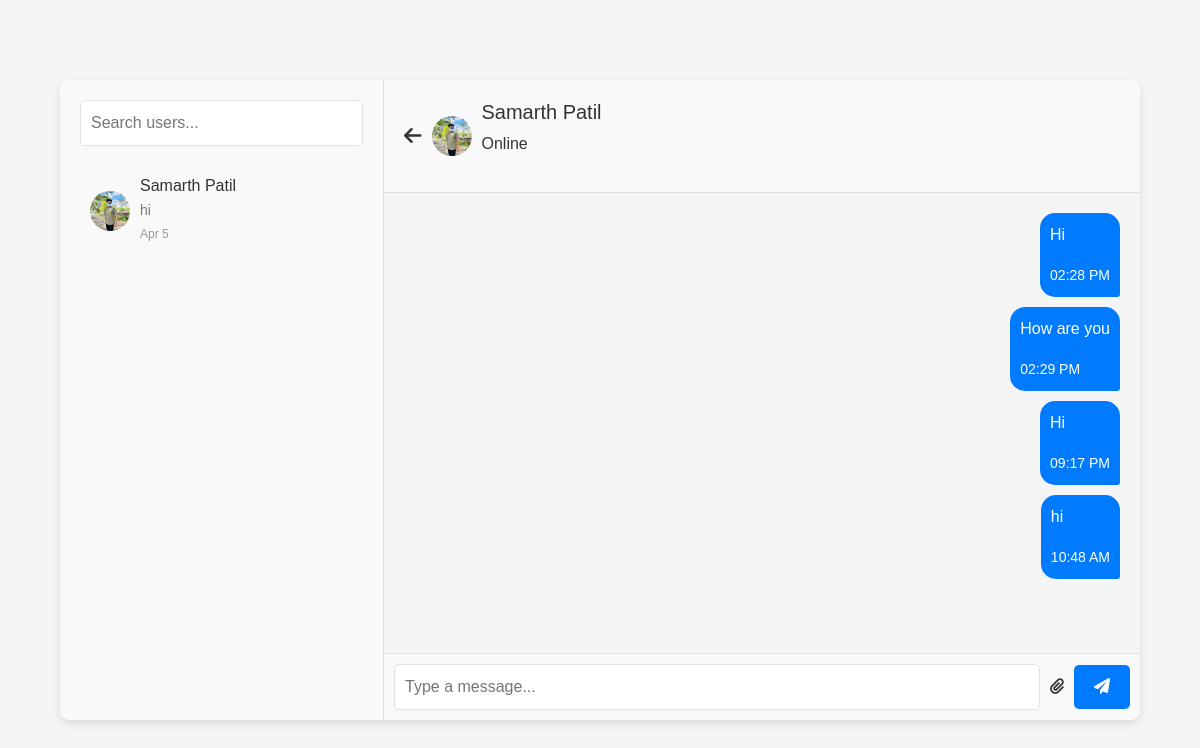
The page /PHPUIFiles/freelancer_messages.php?user_id=1 (signed in) on the database as committed earlier.
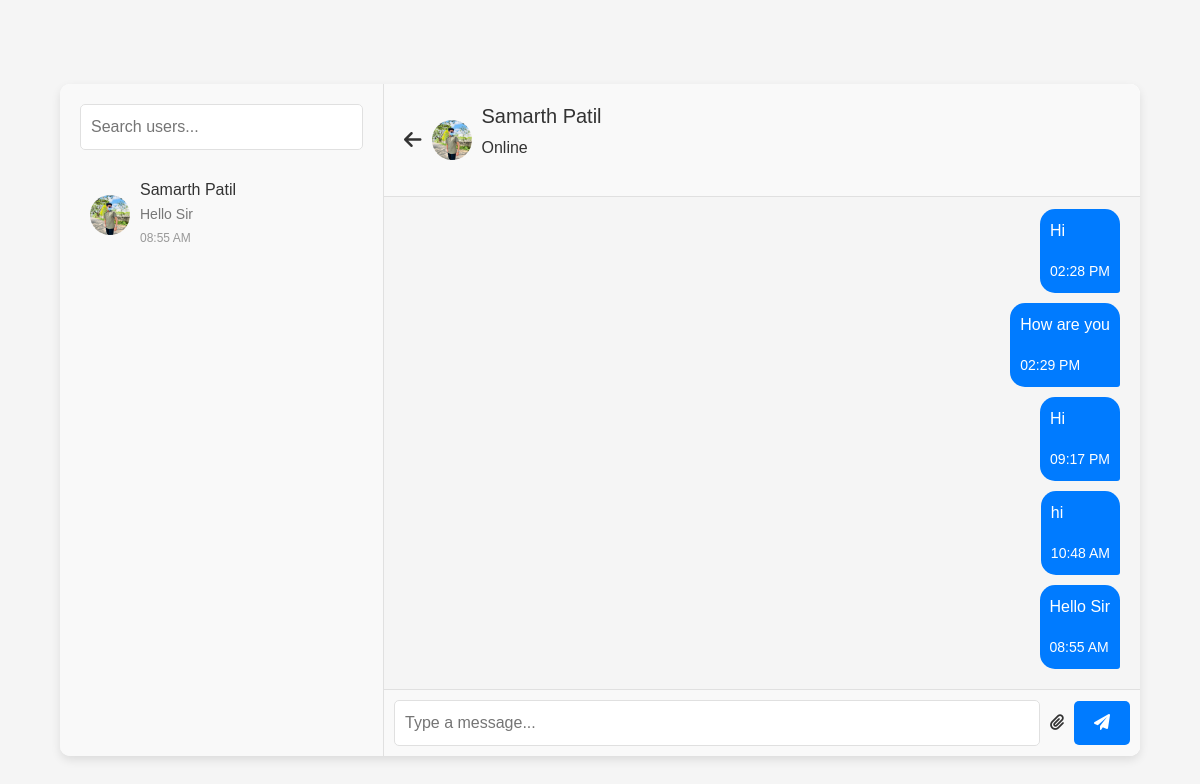
The same page on the database as committed later.
### tables this page shows
CREATE TABLE "users" (
	"users_id"	INTEGER,
	"users_name"	VARCHAR(255),
	"username"	VARCHAR(255),
	"users_password"	VARCHAR(255) UNIQUE,
	"users_email"	VARCHAR(255),
	"users_contact"	INTEGER,
	"users_gender"	VARCHAR(255),
	"users_dob"	DATE,
	"users_profile_img"	VARCHAR(255),
	PRIMARY KEY("users_id" AUTOINCREMENT)
);

CREATE TABLE messages (
    id INTEGER PRIMARY KEY AUTOINCREMENT,
    sender_id INTEGER NOT NULL, 
    receiver_id INTEGER NOT NULL, 
    message TEXT NOT NULL, 
    attachment_path TEXT, 
    timestamp DATETIME DEFAULT CURRENT_TIMESTAMP,
    FOREIGN KEY (sender_id) REFERENCES users(id),
    FOREIGN KEY (receiver_id) REFERENCES freelancers(id)
);

### PHPUIFiles/freelancer_messages.php (the view, shortened to what the changed rows need)
<?php
$db = new SQLite3('C:\xampp\htdocs\FreelanceMarketplace\Connection\Freelance_db.db');
$freelancer_username = $_SESSION["username"];
$freelancerQuery = $db->prepare("SELECT * FROM freelancers WHERE username = :username");
$freelancerQuery->bindValue(':username', $freelancer_username, SQLITE3_TEXT);
$freelancerResult = $freelancerQuery->execute();
$freelancer = $freelancerResult->fetchArray(SQLITE3_ASSOC);
$freelancer_id = $freelancer['id'];
if (isset($_GET['user_id'])) {
    $user_id = $_GET['user_id'];
    $userQuery = $db->prepare("SELECT * FROM users WHERE users_id = :users_id");
    $userQuery->bindValue(':users_id', $user_id, SQLITE3_INTEGER);
    $userResult = $userQuery->execute();
    $user = $userResult->fetchArray(SQLITE3_ASSOC);
} else {
    $user = null;
}
$recentChatsQuery = $db->prepare("
    SELECT
        u.users_id AS id,
        u.users_name AS name,
        u.users_profile_img AS profile_picture,
        (SELECT message FROM messages
         WHERE (sender_id = :freelancer_id AND receiver_id = u.users_id)
         OR (sender_id = u.users_id AND receiver_id = :freelancer_id)
         ORDER BY timestamp DESC LIMIT 1) AS last_message,
        (SELECT timestamp FROM messages
         WHERE (sender_id = :freelancer_id AND receiver_id = u.users_id)
         OR (sender_id = u.users_id AND receiver_id = :freelancer_id)
         ORDER BY timestamp DESC LIMIT 1) AS last_message_time
    FROM users u
    JOIN messages m ON u.users_id = m.sender_id OR u.users_id = m.receiver_id
    WHERE m.sender_id = :freelancer_id OR m.receiver_id = :freelancer_id
    GROUP BY u.users_id
");
$recentChatsQuery->bindValue(':freelancer_id', $freelancer_id, SQLITE3_INTEGER);
$recentChatsResult = $recentChatsQuery->execute();
function truncate($string, $length) {
    return $string;
}
function format_message_time($timestamp) {
    $now = new DateTime();
    $messageTime = new DateTime($timestamp);
    $diff = $now->diff($messageTime);
    if ($diff->days == 0) {
        return $messageTime->format('h:i A');
    } elseif ($diff->days == 1) {
        return 'Yesterday';
    } elseif ($diff->days < 7) {
        return $messageTime->format('D');
    } else {
        return $messageTime->format('M j');
    }
}
?>
<!DOCTYPE html>
<html lang="en">
<head>
    <link rel="stylesheet" href="https://cdnjs.cloudflare.com/ajax/libs/font-awesome/6.0.0-beta3/css/all.min.css">
    <link rel="stylesheet" href="https://cdnjs.cloudflare.com/ajax/libs/bootstrap/5.3.0/css/bootstrap.min.css">
    <link rel="stylesheet" href="../CSS files/messages.css">
</head>
<body>
    <div class="chat-app">
        <div class="recent-chats">
            <div class="recent-chats-list" id="recent-chats-list">
            <?php while ($chat = $recentChatsResult->fetchArray(SQLITE3_ASSOC)): ?>
                <div class="chat-item" onclick="location.href='freelancer_messages.php?user_id=<?= $chat['id'] ?>'">
                    <img src="<?= htmlspecialchars($chat['profile_picture']) ?>" alt="<?= htmlspecialchars($chat['name']) ?>">
                    <div class="chat-details">
                        <h5><?= htmlspecialchars($chat['name']) ?></h5>
                        <p class="last-message"><?= htmlspecialchars(truncate($chat['last_message'] ?? '', 20)) ?></p>
                        <small><?= format_message_time($chat['last_message_time'] ?? '') ?></small>
                    </div>
                </div>
            <?php endwhile; ?>
            </div>
        </div>
        <div class="chat-container">
            <?php if ($user): ?>
                <div class="chat-header">
                    <a href="freelancer_messages.php" class="back-btn"><i class="fas fa-arrow-left"></i></a>
                    <img src="<?= htmlspecialchars($user['users_profile_img']) ?>" alt="User" class="profile-pic">
                    <div class="user-details">
                        <h5><?= htmlspecialchars($user['users_name']) ?></h5>
                        <p class="status">Online</p>
                    </div>
                </div>
                <div class="chat-messages" id="chat-messages">
                    <?php
                    $messagesQuery = $db->prepare("
                        SELECT * FROM messages
                        WHERE (sender_id = :freelancer_id AND receiver_id = :user_id)
                        OR (sender_id = :user_id AND receiver_id = :freelancer_id)
                        ORDER BY timestamp ASC
                    ");
                    $messagesQuery->bindValue(':freelancer_id', $freelancer_id, SQLITE3_INTEGER);
                    $messagesQuery->bindValue(':user_id', $user_id, SQLITE3_INTEGER);
                    $messagesResult = $messagesQuery->execute();
                    while ($message = $messagesResult->fetchArray(SQLITE3_ASSOC)) {
                        $messageClass = ($message['sender_id'] == $freelancer_id) ? 'user-message' : 'freelancer-message';
                        echo "<div class='message $messageClass'>
                                <p>{$message['message']}</p>
                                <small>" . date('h:i A', strtotime($message['timestamp'])) . "</small>
                              </div>";
                    }
                    ?>
                </div>
                <div class="chat-input">
                    <input type="text" id="message-input" placeholder="Type a message...">
                    <label for="file-input" class="attachment-btn"><i class="fas fa-paperclip"></i></label>
                    <button id="send-btn"><i class="fas fa-paper-plane"></i></button>
                </div>
            <?php else: ?>
                <div class="no-chat-selected">
                    <p>Select a user to start chatting.</p>
                </div>
            <?php endif; ?>
        </div>
    </div>
</body>
</html>

Rows that differ between the two databases and show on the page:
computed for users "Samarth Patil": last_message "hi" → "Hello Sir"; last_message_time "Apr 5" → "08:55 AM"
added messages: message "Hello Sir", timestamp "08:55 AM"
